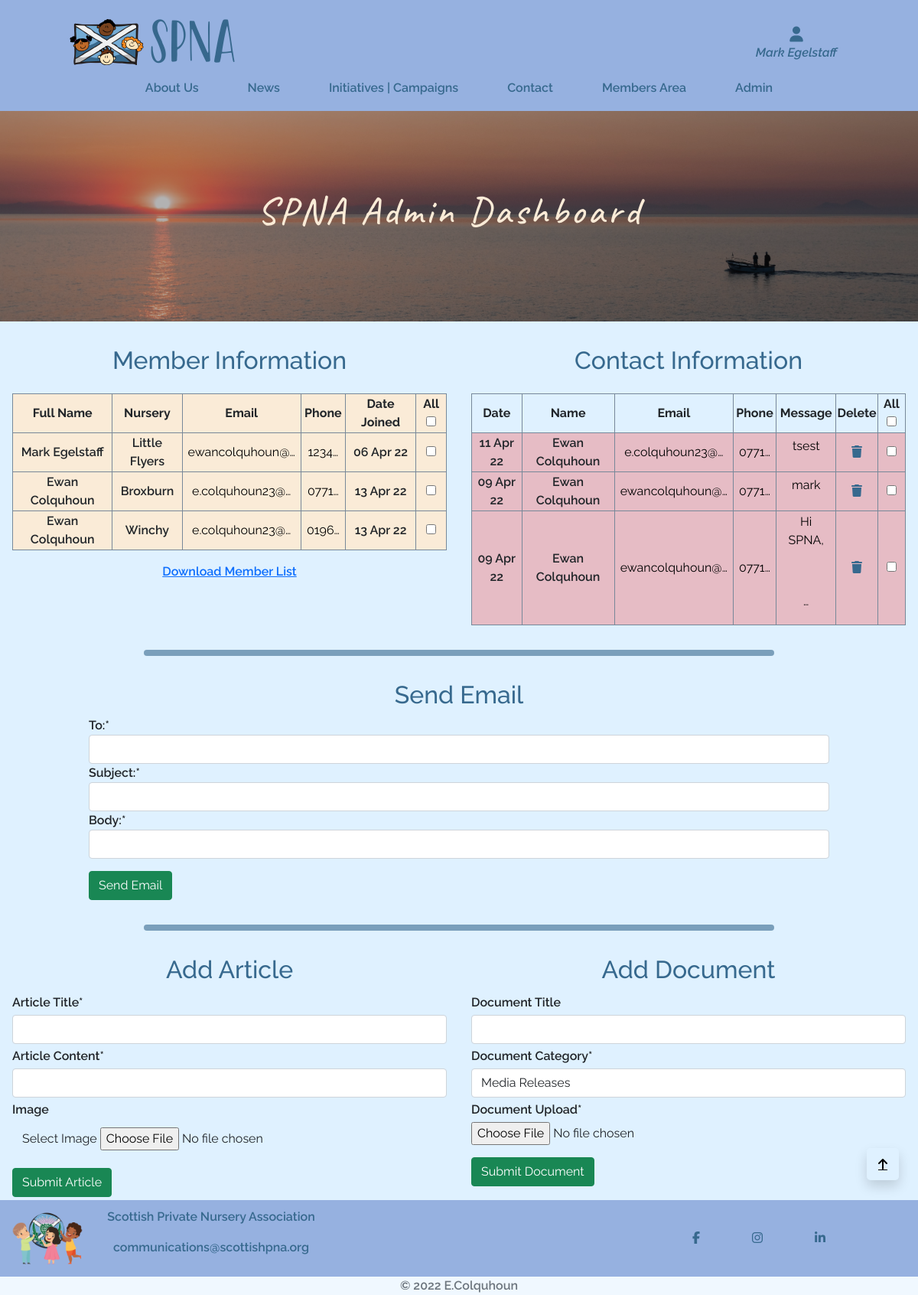
Page /spna_admin/ (signed in) on the committed database.
### member/models.py (models this page shows, shortened)
class SPNAMember(models.Model):
    M = 'Monthly'
    M6 = 'Six Monthly'
    Y = 'Yearly'
    PLAN = (
        (M, '£10 monthly'),
        (M6, '£55 six monthly'),
        (Y, '£100 yearly'),
    )
    user = models.OneToOneField(User, on_delete=models.CASCADE, primary_key=True)
    nursery = models.CharField(max_length=255)
    fullname = models.CharField(max_length=50, null=False, blank=False, default='')
    street_address1 = models.CharField(max_length=80, null=False, blank=False)
    town_or_city = models.CharField(max_length=40, null=False, blank=False)
    postcode = models.CharField(max_length=20, null=True, blank=True)
    country = CountryField(blank_label='Country', null=False, blank=False)
    phone = models.CharField(max_length=15, null=True, blank=True)
    subscription = models.CharField(max_length=16, choices=PLAN, default=1, null=False, blank=False)
    paid_until = models.DateField(null=True, blank=True)
    objects = UserManager()

### contact/models.py (models this page shows, shortened)
class Contact(models.Model):
    name = models.CharField(max_length=30, null=False, blank=False)
    phone_regex = RegexValidator(regex=r'^\+?1?\d{9,15}$', message="Phone number must be entered in the format: '+999999999'. Up to 15 digits allowed.")
    phone_number = models.CharField(validators=[phone_regex], max_length=17, blank=True) # Validators should be a list
    email = models.EmailField(
        max_length=40,
        blank=False,
        help_text='Email must include "@"')
    message = models.TextField(blank=False, null=False)
    replied = models.IntegerField(choices=REPLIED, default=False)
    created = models.DateTimeField(auto_now=True)
    objects = models.Manager()
    class Meta:
        ordering = ['-created']

### spna_admin/views.py (the view)
# urls.py: path('spna_admin/', include('spna_admin.urls')),
@login_required
def spna_admin(request):
    if not request.user.is_superuser:
        messages.error(request, "Sorry only SPNA Admin can access this page.")
        return redirect(reverse('home'))
    emailForm = EmailForm()
    docForm = DocumentForm()
    form = ArticleForm()
    users = User.objects.all()
    contacts = Contact.objects.all()
    context = {
        'emailForm': emailForm,
        'docForm': docForm,
        'form': form,
        'users': users,
        'contacts': contacts,
    }
    return render(request, 'spna_admin/spna_admin.html', context)

### spna_admin/templates/spna_admin/spna_admin.html (shortened to what this page needs)
{% extends "base.html" %}
{% load static %}
{% load crispy_forms_tags %}
{% block extra_css %}
<link rel="stylesheet" type="text/css" href="{% static 'spna_admin/css/spna_admin.css' %}">
{% endblock %}
{% block page_header %}
    <div class="container-fluid header-container">
    </div>
{% endblock %}
{% block content %}
<section id="admin-header" class="title-section">
    <div class="container-fluid h-100 w-100 text-center">
        <div class="overlay">
            <div class="row h-100 w-100">
                <div class="col-12 text-center my-auto">
                    <h1 id="admin-title" class="title-text">SPNA Admin Dashboard</h1>
                </div>
            </div>
        </div>
    </div>
</section>
<section id="admin-dashboard" class="bg-light-blue">
    <div class="container-fluid">
        <div class="row">
            <div class="col-12 col-lg-6 p-1 p-sm-3 mx-auto text-center">
                <div class="member-table-head p-1 p-sm-3">
                    <h2 class="text-blue">Member Information</h2>
                </div>
                <div class="table-holder">
                    <table class="base-table bg-ant-white">
                            <tr>
                                <th>Full Name</th>
                                <th>Nursery</th>
                                <th>Email</th>
                                <th>Phone</th>
                                <th>Date Joined</th>
                                <th>All <input id="members-select-all" type="checkbox" ></th>
                            </tr>
                            {% for user in users %}
                            <tr>
                                <td>{{user.spnamember.fullname}}</td>
                                <td>{{user.spnamember.nursery}}</td>
                                <td>
                                    <button type="button" class="email-tt" data-bs-toggle="tooltip" data-bs-placement="left" title="{{user.email}}">
                                        {{user.email|truncatechars:15}}
                                    </button>
                                </td>
                                <td>
                                    <button type="button" class="email-tt" data-bs-toggle="tooltip" data-bs-placement="left" title="{{user.phone}}">
                                        {{user.spnamember.phone|truncatechars:5}}
                                    </button>
                                </td>
                                <td>{{user.date_joined|date:"d M y" }}</td>
                                <td><input type="checkbox" id="select" class="member-select-box select-box" name="email" value="{{user.email}}"></td>
                            </tr>
                            {% endfor %}
                        </table>
                </div>
                <div class="pt-3">
                    <a class="download-link" href="{% url 'get_csv' %}">Download Member List</a>
                </div>
            </div>
            <div class="col-12 col-lg-6 p-1 p-sm-3 mx-auto text-center">
                <div class="contact-table-head p-1 p-sm-3">
                    <h2 class="text-blue">Contact Information</h2>
                </div>
                <div class="table-holder">
                    <table class="base-table">
                        <tr>
                            <th>Date</th>
                            <th>Name</th>
                            <th>Email</th>
                            <th>Phone</th>
                            <th>Message</th>
                            <th>Delete</th>
                            <th>All <input id="contacts-select-all" type="checkbox" ></th>
                        </tr>
                        {% for contact in contacts %}
                        <tr class="{% if contact.replied %}bg-green{% else %}bg-red{% endif %}">
                            <td>{{contact.created|date:"d M y" }}</td>
                            <td>{{contact.name}}</td>
                            <td>
                                <button type="button" class="email-tt" data-bs-toggle="tooltip" data-bs-placement="left" title="{{contact.email}}">
                                    {{contact.email|truncatechars:15}}
                                </button>
                            </td>
                            <td>
                                <button type="button" class="email-tt" data-bs-toggle="tooltip" data-bs-placement="left" title="{{contact.phone_number}}">
                                    {{contact.phone_number|truncatechars:5}}
                                </button>
                            </td>
                            <td>
                                <button type="button" class="email-tt" data-bs-toggle="tooltip" data-bs-placement="left" title="{{contact.message|safe}}">
                                    {{contact.message|safe|truncatechars:30}}
                                </button>
                            </td>
                            <td>
                                <a class="delete-cont-button p-2" data-bs-toggle="modal" data-name="{{contact.id}}" data-bs-target="#delete-cont-modal" href="#delete-cont-modal"><i class="fas fa-trash"></i></a>
                            </td>
                            <td><input type="checkbox" id="select" name="email" class="contact-select-box select-box" value="{{contact.email}}"></td>
                        </tr>
                        {% endfor %}
                    </table>
                </div>
            </div>
        </div>
        <hr class="d-none d-md-block p-1 mx-auto email-hr">
        <div class="row">
            <div class="col-12 col-lg-10 mx-auto p-2 p-sm-3">
                <div class="text-center">
                    <h2 class="text-blue">Send Email</h2>
                </div>
                <form action="{% url 'send_email' %}" method="POST" enctype="multipart/form-data">
                    {{ emailForm|crispy }}
                    <div class="pt-3">
                        <button class="btn btn-success" type="submit">Send Email</button>
                    </div>
                </form>
            </div>
        </div>
        <hr class="d-none d-md-block p-1 mx-auto email-hr">
        <div class="row">
            <div class="col-12 col-md-6 p-2 p-sm-3 mx-auto">
                <div class="text-center">
                    <h2 class="text-blue">Add Article</h2>
                </div>
                <form class="admin-form" action="{% url 'add_article' %}" method="POST" enctype="multipart/form-data">
                    {{ form|crispy }}
                    <div>
                        <button class="btn btn-success">Submit Article</button>
                    </div>
                </form>
            </div>
            <div class="col-12 col-md-6 p-2 p-sm-3 mx-auto">
                <div class="text-center">
                    <h2 class="text-blue">Add Document</h2>
                </div>
                <form class="admin-form" action="{% url 'add_document' %}" method="POST" enctype="multipart/form-data">
                    {{ docForm|crispy }}
                    <div class="pt-3">
                        <button class="btn btn-success">Submit Document</button>
                    </div>
                </form>
            </div>
        </div>
    </div>
</section>
{% endblock %}

### templates/base.html (shortened to what this page needs)
{% load static %}
{% load crispy_forms_tags %}
<!doctype html>
<html lang="en">
    <head>
        {% block corecss %}
        <link rel="stylesheet"  type="text/css" href="https://cdnjs.cloudflare.com/ajax/libs/tiny-slider/2.9.4/tiny-slider.css">
        <link href="//cdn-images.mailchimp.com/embedcode/classic-10_7_dtp.css" rel="stylesheet" type="text/css">
        <link href="https://cdn.jsdelivr.net/npm/bootstrap@5.1.3/dist/css/bootstrap.min.css" rel="stylesheet">
        <link rel="stylesheet" href="{% static 'css/base.css' %}">
        {% endblock %}
        {% block extra_css %}
        {% endblock %}
    </head>
    <body>
        <header class="fixed-top bg-blue">
            <div class="container-fluid">
                <div id="topnav" class="row pt-lg-2 d-none d-lg-flex g-0">
                    <div class="col-12 col-md-8 mx-auto my-auto py-1 py-lg-0">
                        <a href="{% url 'home' %}" class="nav-link main-logo-link">
                            <img src="{{ spna }}/media/original/logo.png" alt="SPNA Logo">
                        </a>
                    </div>
                    <div class="col-12 col-md-2 mx-auto my-auto py-lg-0">
                        <div class="text-center other-nav" data-bs-toggle="dropdown">
                            <div><i class="fas fa-user fa-lg"></i></div>
                            <p class="my-0 link-text">{% if request.user.is_authenticated %}<span class="italic">{{user.spnamember.fullname}}</span>{% else %}Join/Login{% endif %}</p>
                        </div>
                            {% include 'includes/account/spna_login.html' %}
                    </div>
                </div>
                <div class="row g-0 cover">
                    <div class="col-12 col-lg-12 mx-auto">
                        <nav class="navbar navbar-expand-lg my-auto bg-blue h-100 w-100" id="navbarNav">
                            <div class="collapse navbar-collapse" id="main-nav">
                                <ul class="navbar-nav my-auto sticky-top">
                                    <li class="nav-item">
                                        <a href="{% url 'about' %}">About Us</a>
                                    </li>
                                    <li class="nav-item ">
                                        <a href="{% url 'news' %}">News</a>
                                    </li>
                                    <li class="nav-item">
                                        <a href="{% url 'initiatives' %}">Initiatives | Campaigns</a>
                                    </li>
                                    <li class="nav-item">
                                        <a id="contact-button" data-bs-toggle="modal" data-bs-target="#myModal" href="#myModal">Contact</a>
                                    </li>
                                    {% if request.user.is_authenticated %}
                                        <li class="nav-item">
                                            <a href="{% url 'member_area' %}">Members Area</a>
                                        </li>
                                    {% endif %}
                                    {% if request.user.is_authenticated %}
                                        {% if request.user.is_superuser %}
                                        <li class="nav-item">
                                            <a href="{% url 'spna_admin' %}">Admin</a>
                                        </li>
                                        {% endif %}
                                    {% endif %}
                                </ul>
                            </div>
                        </nav>
                    </div>
                </div>
            </div>
        </header>
        {% block page_header %}
        {% endblock %}
        {% block content %}
        {% endblock %}
        <div class="btt-button shadow rounded-3 ">
            <a id="btt-link"class="btt-link d-flex h-100">
                <i id="btt-arrow" class="fas fa-arrow-up text-black mx-auto my-auto"></i>
            </a>
        </div>
        <footer class=" fixed-bottom">
            <div id="footer" class="container-fluid bg-blue">
                <div id="footer-row" class="row g-0">
                    <div class="col-12 col-lg-8">
                        <div class="d-none d-lg-inline-block">
                            <img class="pl-3" src="{{ spna }}/media/original/cropped-SPNA_logo_icon.png" width="100px" height="100px" alt="Cropped SPNA logo">
                        </div>
                        <div class="d-block d-lg-inline-block text-center align-middle">
                            <p class="footer-logo text-blue text-center">Scottish Private Nursery Association
                            </p>
                            <p class="d-none d-lg-inline-block">
                                <a class="email-link" href="mailto:communications@scottishpna.org">communications@scottishpna.org</a>
                            </p>
                        </div>
                    </div>
                    <div class="col-12 col-lg-4 text-center my-auto mx-auto">
                        <ul class="social-networks text-blue">
                            <li><a href="#" target="_blank" rel="noopener" aria-label="Visit our Facebook page (opens in a new tab)"><i class="fab fa-facebook-f socials"></i></a></li>
                            <li><a href="#" target="_blank" rel="noopener" aria-label="Visit our Instagram page (opens in a new tab)"><i class="fab fa-instagram socials"></i></a></li>
                            <li><a href="https://www.linkedin.com/in/ewan-colquhoun-2b3535213/" target="_blank" rel="noopener" aria-label="Visit our LinkedIn page (opens in a new tab)"><i class="fab fa-linkedin-in socials"></i></a></li>
                        </ul>
                    </div>
                </div>
                <div id="inner-lower-footer" class="row">
                    <div class="col-12 text-center">
                        <span class="text-muted">&copy 2022 E.Colquhoun </span>
                    </div>
                </div>
            </div>
        </footer>
    </body>
</html>

### templates/includes/account/spna_login.html (shortened to what this page needs)
{% extends "account/base.html" %}
{% load i18n %}
{% load account socialaccount %}

### templates/allauth/account/base.html (shortened to what this page needs)
<!DOCTYPE html>
<html>
  <head>
  </head>
  <body>
  </body>
</html>

### spna_admin/templates/spna_admin/custom_widget_templates/custom_clearable_file_input.html (shortened to what this page needs)
<span class="btn btn-black rounded-0 btn-file">
Select Image <input id="new-image" type="{{ widget.type }}" name="{{ widget.name }}"{% include "django/forms/widgets/attrs.html" %}>
</span>

### rows in the picture
Contact: created "11 Apr 22", name "Ewan Colquhoun", email "e.colquhoun23@…", phone_number "0771…", message "tsest"
Contact: created "09 Apr 22", name "Ewan Colquhoun", email "ewancolquhoun@…", phone_number "0771…", message "mark"
Contact: created "09 Apr 22", name "Ewan Colquhoun", email "ewancolquhoun@…", phone_number "0771…", message "Hi SPNA, …"

### other values in the picture
{{ user.spnamember.fullname }} "Mark Egelstaff"
{{ user.spnamember.nursery }} "Little Flyers"
{{ user.email|truncatechars:15 }} "ewancolquhoun@…"
{{ user.spnamember.phone|truncatechars:5 }} "1234…"
{{ user.date_joined|date:"d M y" }} "06 Apr 22"
{{ user.spnamember.fullname }} "Ewan Colquhoun"
{{ user.spnamember.nursery }} "Broxburn"
{{ user.email|truncatechars:15 }} "e.colquhoun23@…"
{{ user.spnamember.phone|truncatechars:5 }} "0771…"
{{ user.date_joined|date:"d M y" }} "13 Apr 22"
{{ user.spnamember.nursery }} "Winchy"
{{ user.spnamember.phone|truncatechars:5 }} "0196…"
